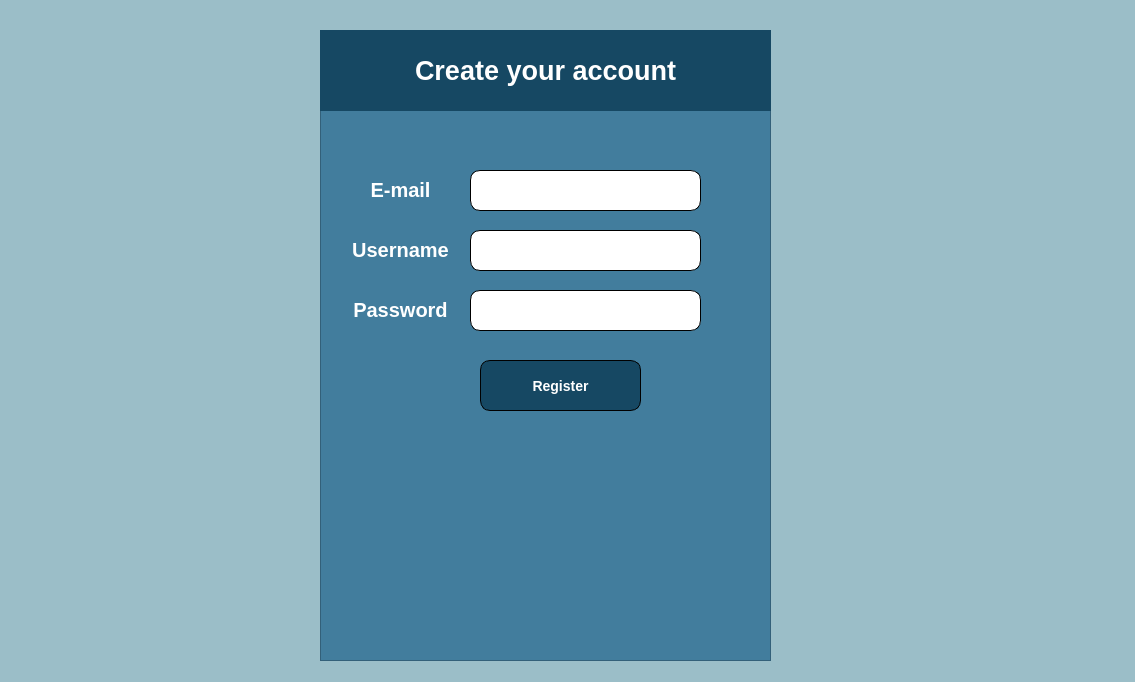
<?xml version="1.0" encoding="UTF-8"?>
<ui version="4.0">
 <class>RegisterFormClass</class>
 <widget class="QMainWindow" name="RegisterFormClass">
  <property name="geometry">
   <rect>
    <x>0</x>
    <y>0</y>
    <width>1135</width>
    <height>682</height>
   </rect>
  </property>
  <property name="windowTitle">
   <string>RegisterForm</string>
  </property>
  <widget class="QWidget" name="centralWidget">
   <property name="styleSheet">
    <string notr="true">QWidget{
	background-color: 
rgb(155, 190, 200)}</string>
   </property>
   <widget class="QFrame" name="frame">
    <property name="geometry">
     <rect>
      <x>320</x>
      <y>30</y>
      <width>451</width>
      <height>631</height>
     </rect>
    </property>
    <property name="styleSheet">
     <string notr="true">QWidget{
	background-color: 
rgb(66, 125, 157)}</string>
    </property>
    <property name="frameShape">
     <enum>QFrame::StyledPanel</enum>
    </property>
    <property name="frameShadow">
     <enum>QFrame::Raised</enum>
    </property>
    <widget class="QLabel" name="label">
     <property name="geometry">
      <rect>
       <x>0</x>
       <y>0</y>
       <width>451</width>
       <height>81</height>
      </rect>
     </property>
     <property name="styleSheet">
      <string notr="true">QLabel{
background: rgb(22, 72, 99)
}</string>
     </property>
     <property name="text">
      <string>&lt;html&gt;&lt;head/&gt;&lt;body&gt;&lt;p align=&quot;center&quot;&gt;&lt;span style=&quot; font-family:'Times New Roman'; font-size:20pt; font-weight:700; color:#ffffff;&quot;&gt;Create your account&lt;/span&gt;&lt;/p&gt;&lt;/body&gt;&lt;/html&gt;</string>
     </property>
    </widget>
    <widget class="QLabel" name="label_2">
     <property name="geometry">
      <rect>
       <x>20</x>
       <y>200</y>
       <width>121</width>
       <height>41</height>
      </rect>
     </property>
     <property name="styleSheet">
      <string notr="true">background: transparent</string>
     </property>
     <property name="text">
      <string>&lt;html&gt;&lt;head/&gt;&lt;body&gt;&lt;p align=&quot;center&quot;&gt;&lt;span style=&quot;font-family:'Times New Roman'; font-size:15pt; font-weight:700;  color:#ffffff;&quot;&gt;Username&lt;/span&gt;&lt;/p&gt;&lt;/body&gt;&lt;/html&gt;</string>
     </property>
    </widget>
    <widget class="QLabel" name="label_3">
     <property name="geometry">
      <rect>
       <x>20</x>
       <y>260</y>
       <width>121</width>
       <height>41</height>
      </rect>
     </property>
     <property name="styleSheet">
      <string notr="true">background: transparent</string>
     </property>
     <property name="text">
      <string>&lt;html&gt;&lt;head/&gt;&lt;body&gt;&lt;p align=&quot;center&quot;&gt;&lt;span style=&quot;font-family:'Times New Roman'; font-size:15pt; font-weight:700;  color:#ffffff;&quot;&gt;Password&lt;/span&gt;&lt;/p&gt;&lt;/body&gt;&lt;/html&gt;</string>
     </property>
    </widget>
    <widget class="QPushButton" name="registerButton">
     <property name="geometry">
      <rect>
       <x>160</x>
       <y>330</y>
       <width>161</width>
       <height>51</height>
      </rect>
     </property>
     <property name="styleSheet">
      <string notr="true">QPushButton{
background-color: rgb(22, 72, 99);
border-style: outset;
border-width: 1px;
border-radius: 10px;
border-color: black;
font: bold 14px;
color: white;
min_width: 10em;
padding: 6px;
}</string>
     </property>
     <property name="text">
      <string>Register</string>
     </property>
    </widget>
    <widget class="QLineEdit" name="passwordField">
     <property name="geometry">
      <rect>
       <x>150</x>
       <y>260</y>
       <width>231</width>
       <height>41</height>
      </rect>
     </property>
     <property name="styleSheet">
      <string notr="true">QLineEdit{
background-color: white;
border-style: outset;
border-width: 1px;
border-radius: 10px;
border-color: black;
font: bold 14px;
min_width: 10em;
padding: 6px;
}</string>
     </property>
     <property name="echoMode">
      <enum>QLineEdit::Password</enum>
     </property>
    </widget>
    <widget class="QLineEdit" name="usernameField">
     <property name="geometry">
      <rect>
       <x>150</x>
       <y>200</y>
       <width>231</width>
       <height>41</height>
      </rect>
     </property>
     <property name="styleSheet">
      <string notr="true">QLineEdit{
background-color: white;
border-style: outset;
border-width: 1px;
border-radius: 10px;
border-color: black;
font: bold 14px;
min_width: 10em;
padding: 6px;
}</string>
     </property>
     <property name="text">
      <string/>
     </property>
     <property name="echoMode">
      <enum>QLineEdit::Normal</enum>
     </property>
     <property name="dragEnabled">
      <bool>true</bool>
     </property>
    </widget>
    <widget class="QLineEdit" name="emailField">
     <property name="geometry">
      <rect>
       <x>150</x>
       <y>140</y>
       <width>231</width>
       <height>41</height>
      </rect>
     </property>
     <property name="styleSheet">
      <string notr="true">QLineEdit{
background-color: white;
border-style: outset;
border-width: 1px;
border-radius: 10px;
border-color: black;
font: bold 14px;
min_width: 10em;
padding: 6px;
}</string>
     </property>
     <property name="text">
      <string/>
     </property>
     <property name="echoMode">
      <enum>QLineEdit::Normal</enum>
     </property>
     <property name="dragEnabled">
      <bool>true</bool>
     </property>
    </widget>
    <widget class="QLabel" name="label_5">
     <property name="geometry">
      <rect>
       <x>20</x>
       <y>140</y>
       <width>121</width>
       <height>41</height>
      </rect>
     </property>
     <property name="styleSheet">
      <string notr="true">background: transparent</string>
     </property>
     <property name="text">
      <string>&lt;html&gt;&lt;head/&gt;&lt;body&gt;&lt;p align=&quot;center&quot;&gt;&lt;span style=&quot; font-family:'Times New Roman'; font-size:15pt; font-weight:700; color:#ffffff;&quot;&gt;E-mail&lt;/span&gt;&lt;/p&gt;&lt;/body&gt;&lt;/html&gt;</string>
     </property>
    </widget>
    <widget class="QLabel" name="errorLabel">
     <property name="geometry">
      <rect>
       <x>70</x>
       <y>410</y>
       <width>341</width>
       <height>41</height>
      </rect>
     </property>
     <property name="font">
      <font>
       <family>Times New Roman</family>
       <pointsize>14</pointsize>
       <bold>true</bold>
       <underline>false</underline>
       <strikeout>false</strikeout>
      </font>
     </property>
     <property name="styleSheet">
      <string notr="true">QLabel{
background:transparent;
color: red;
font-family:&quot;Times New Roman&quot;;
font-weight:bold;
font-size:14pt;



}</string>
     </property>
     <property name="text">
      <string>&lt;html&gt;&lt;head/&gt;&lt;body&gt;&lt;p align=&quot;center&quot;&gt;&lt;span style=&quot;font-family:'Times New Roman'; font-size:15pt; font-weight:700;  color:#ff0000;&quot;&gt;&lt;/span&gt;&lt;/p&gt;&lt;/body&gt;&lt;/html&gt;</string>
     </property>
     <property name="alignment">
      <set>Qt::AlignCenter</set>
     </property>
     <property name="textInteractionFlags">
      <set>Qt::NoTextInteraction</set>
     </property>
    </widget>
   </widget>
  </widget>
 </widget>
 <layoutdefault spacing="6" margin="11"/>
 <resources/>
 <connections/>
</ui>
